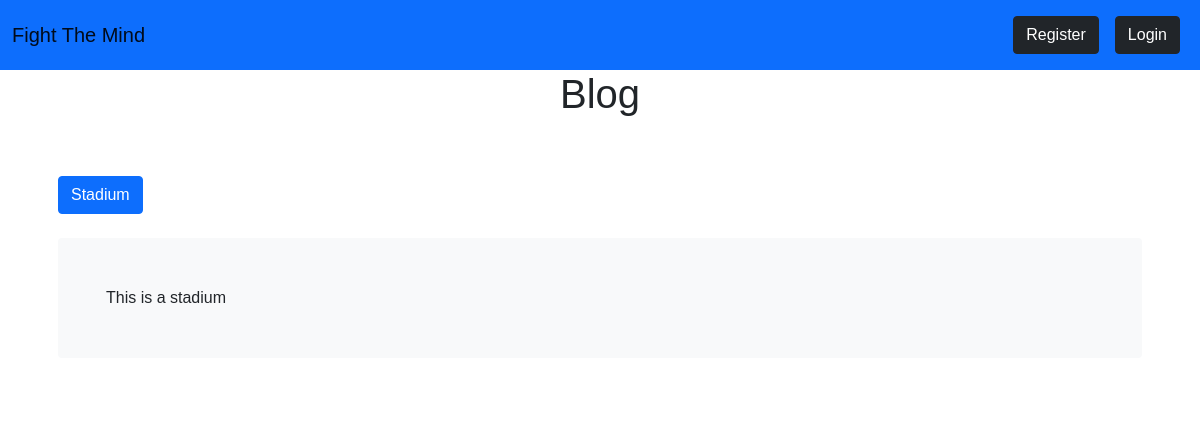
/, run on an earlier commit of the app's database.
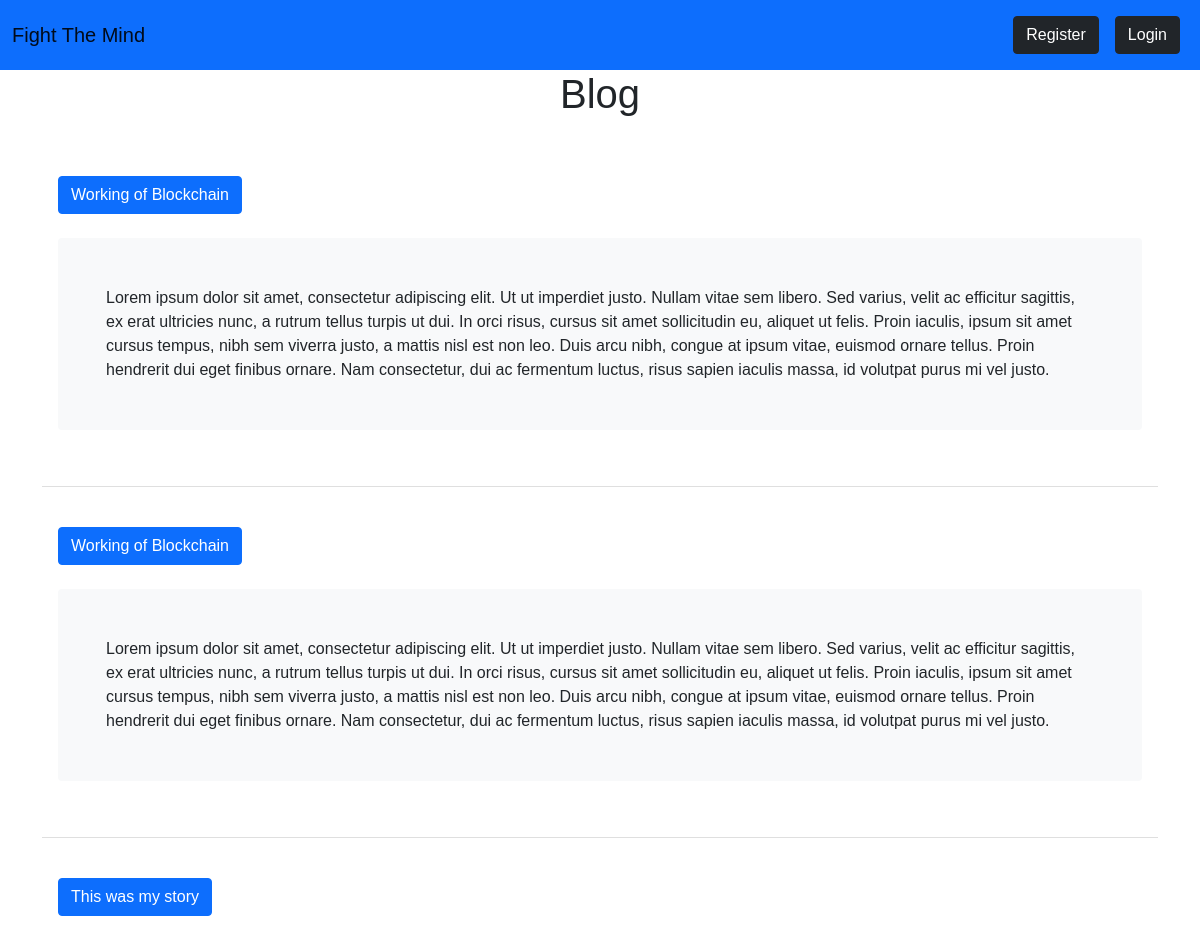
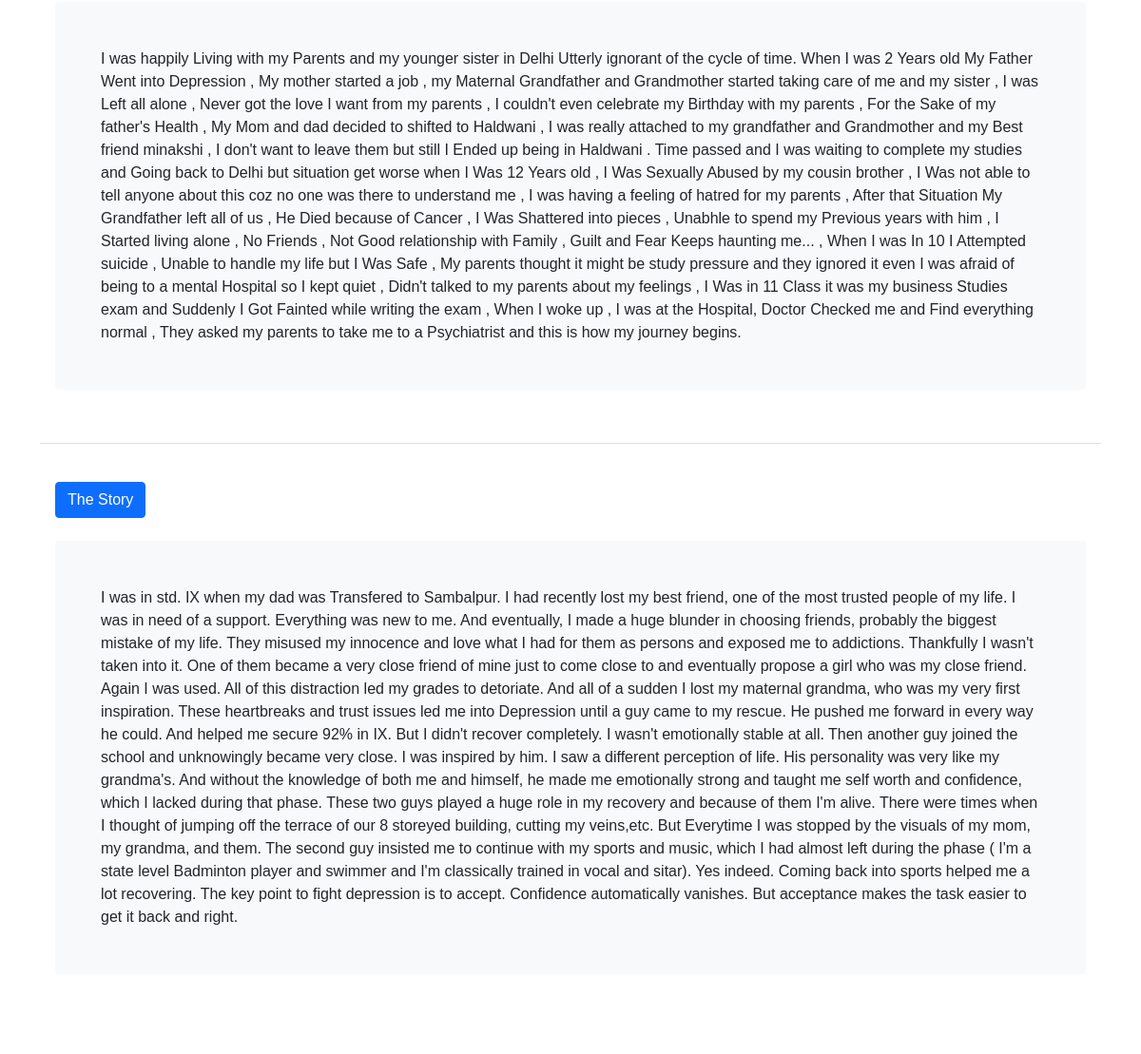
And on a later commit of the database (2 pictures, top to bottom).
### picblog/models.py (models this page shows, shortened)
class Post(models.Model):
    title= models.CharField(max_length=255)
    body = models.TextField()

### picblog/views.py (the view)
# urls.py: path('',HomeView.as_view(),name="home"),
class HomeView(ListView):
    model = Post
    template_name= 'home.html'
    ordering=['-id']

### picblog/templates/home.html (shortened to what this page needs)
{% extends "base.html" %} {% block content %}
<h1 style="margin-bottom: 50px; text-align: center">Blog</h1>
<ul class="list-group list-group-flush">
	{% for post in object_list %}
	<li class="list-group-item" style="margin-bottom: 2rem">
		<a href="{% url 'post' post.pk%}" class="btn btn-primary"
			>{{post.title}}
		</a>
		<br />
		<br />
		<div class="bg-light p-5 rounded">{{post.body}}</div>
		<br />
		<br />
	</li>
	{% endfor %}
</ul>
{% endblock %}

### picblog/templates/base.html (shortened to what this page needs)
<!DOCTYPE html>
<html lang="en">
	<head>
		<link
			href="https://cdn.jsdelivr.net/npm/bootstrap@5.0.0-beta1/dist/css/bootstrap.min.css"
			rel="stylesheet"
		/>
	</head>
	<body>
		<nav class="navbar navbar-expand-lg navbar-light bg-primary">
			<div class="container-fluid">
				<a class="navbar-brand" href="{% url 'home' %}">Fight The Mind</a>
                	<ul class="navbar-nav ml-auto">
						{% if user.is_authenticated %}
						<li class="nav-item">
							<a class="btn btn-dark" href="{% url 'create' %}">
							Add Blog
						</a>
						</li>
						<li class="nav-item">
							<a class="btn btn-dark" href="{% url 'edit_profile' %}">
								Edit Profile
							</a></li>
						<li class="nav-item">
							<a class="btn btn-dark" href="{% url 'logout' %}">
								Logout
							</a></li>
						</li>
						{% else %}
						<li class="nav-item">
							<a class="btn btn-dark" href="{% url 'register' %}">
								Register
							</a></li>
						<li class="nav-item">
							<a class="btn btn-dark" href="{% url 'login' %}">
								Login
							</a>
						</li>
						{% endif %}
					</ul>
				</div>
		</nav>
		<div class="container">{% block content %} {% endblock %}</div>
	</body>
</html>

### picblog/templates/base.html (style rules this page uses)
* { font-family: sans-serif; }
.nav-item { padding: 0.5rem; color: black }

### picblog/templates/home.html (style rules this page uses)
a { color: black; }

What changed in the data, as far as the page shows it:
removed Post: title "Stadium", body "This is a stadium"
added Post: title "Working of Blockchain", body "Lorem ipsum dolor sit amet, consectetur adipiscing elit. Ut ut imperdiet justo. Nullam vitae sem libero. Sed varius, velit ac efficitur sagittis, ex erat ultricies nunc, a rutrum tellus turpis ut dui. In orci risus, cursus sit amet sollicitudin eu, aliquet ut felis. Proin iaculis, ipsum sit amet cursus tempus, nibh sem viverra justo, a mattis nisl est non leo. Duis arcu nibh, congue at ipsum vitae, euismod ornare tellus. Proin hendrerit dui eget finibus ornare. Nam consectetur, dui ac fermentum luctus, risus sapien iaculis massa, id volutpat purus mi vel justo."
added Post: title "Working of Blockchain", body "Lorem ipsum dolor sit amet, consectetur adipiscing elit. Ut ut imperdiet justo. Nullam vitae sem libero. Sed varius, velit ac efficitur sagittis, ex erat ultricies nunc, a rutrum tellus turpis ut dui. In orci risus, cursus sit amet sollicitudin eu, aliquet ut felis. Proin iaculis, ipsum sit amet cursus tempus, nibh sem viverra justo, a mattis nisl est non leo. Duis arcu nibh, congue at ipsum vitae, euismod ornare tellus. Proin hendrerit dui eget finibus ornare. Nam consectetur, dui ac fermentum luctus, risus sapien iaculis massa, id volutpat purus mi vel justo."
added Post: title "This was my story", body "I was happily Living with my Parents and my younger sister in Delhi Utterly ignorant of the cycle of time. When I was 2 Years old My Father Went into Depression , My mother started a job , my Maternal Grandfather and Grandmother started taking care of me and my sister , I was Left all alone , Never got the love I want from my parents , I couldn't even celebrate my Birthday with my parents , For the Sake of my father's Health , My Mom and dad decided to shifted to Haldwani , I was really attached to my grandfather and Grandmother and my Best friend minakshi , I don't want to leave them but still I Ended up being in Haldwani . Time passed and I was waiting to complete my studies and Going…"
added Post: title "The Story", body "I was in std. IX when my dad was Transfered to Sambalpur. I had recently lost my best friend, one of the most trusted people of my life. I was in need of a support. Everything was new to me. And eventually, I made a huge blunder in choosing friends, probably the biggest mistake of my life. They misused my innocence and love what I had for them as persons and exposed me to addictions. Thankfully I wasn't taken into it. One of them became a very close friend of mine just to come close to and eventually propose a girl who was my close friend. Again I was used. All of this distraction led my grades to detoriate. And all of a sudden I lost my maternal grandma, who was my very first inspiration.…"
